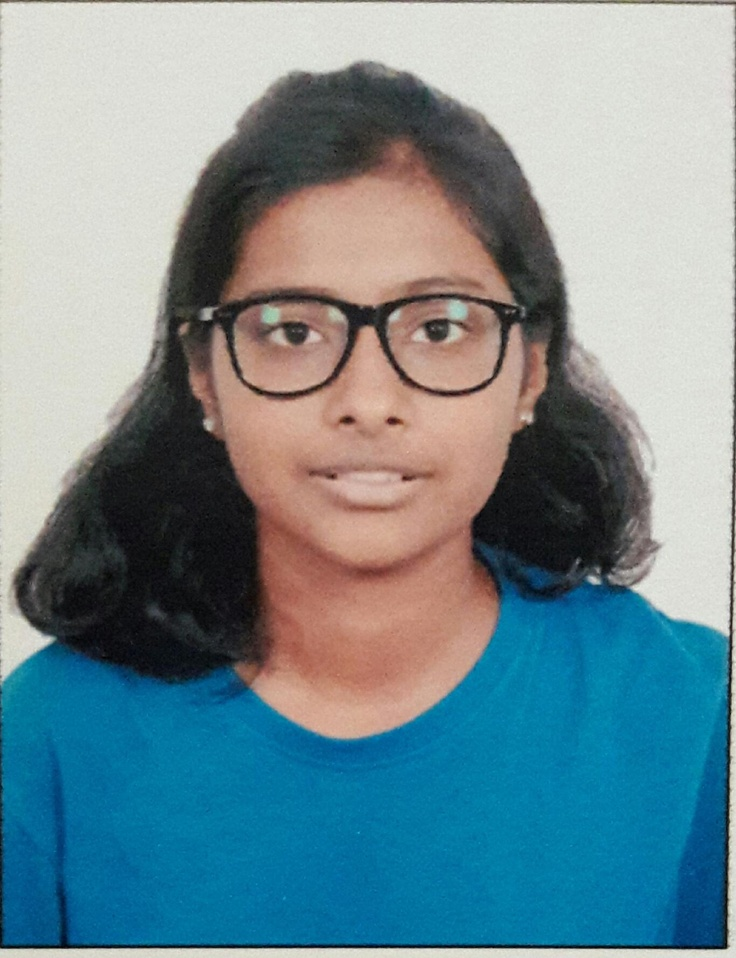
%> input picture BT19ECE005_DIP_A1/BT19ECE005.jpg, 736 x 958 px, shrunk from 1366 x 1778 before the run
$ octave DIP_A5.m   (GNU Octave 9; MATLAB toolbox functions it lacks are replaced by stand-ins)
%> lines starting %> are read from the running program, lines starting %| are printed output that depends on the picture; in (x1, y1, x2, y2) boxes, pixels count from 0 and x2, y2 are one past the last pixel; in counts of white or black regions, pixels touching at a corner belong together; the program's own positions count from 1
%% Name - Sakshi Pandagale
%% Roll no - BT19ECE005
%% Assignment 5 - Perform bitplain slicing on a color image.

%Reading the image
img=imread('C:\Users\Sakshi S Pandagale\Desktop\Pictures\Saved Pictures\BT19ECE005.jpg');
%> img is the input picture: size 958x736x3 uint8; mean R, G, B 114.2, 138.6, 146.1
% Converting the image to graysacle
A = rgb2gray(img);

% storing the LSB of bit of each pixel using bitget
% converting B1 into array of logical values (1 or 0) using logical(B)
B1=bitget(A,1);
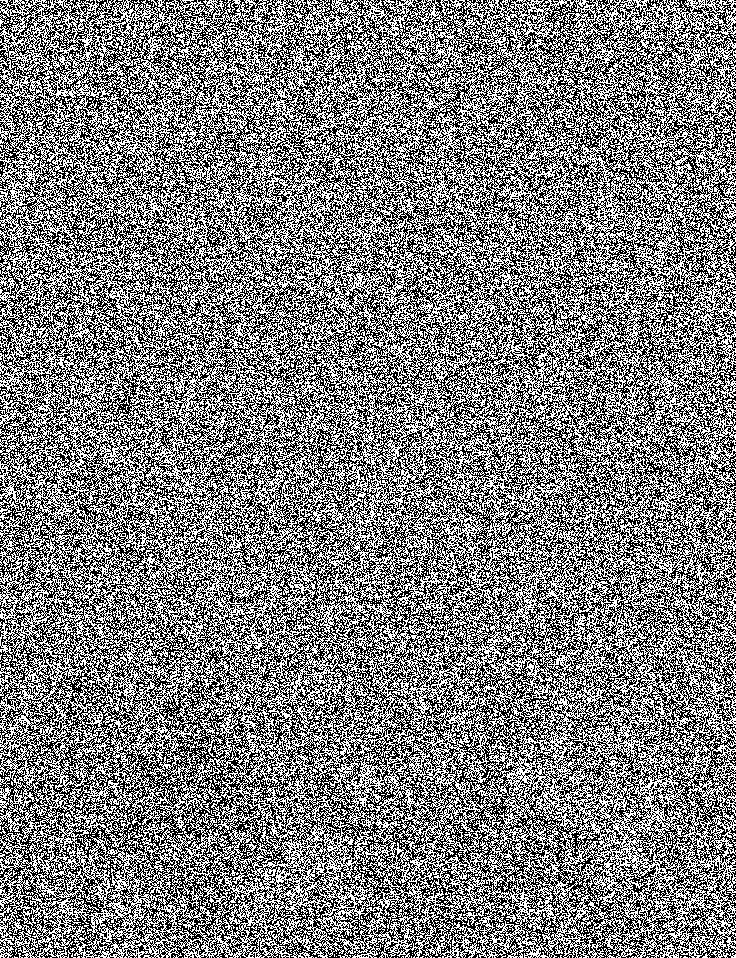
%> B1: size 958x736 logical; 49.7% white in thin lines or dots
% storing 2nd LSB of A in B2 and so on
B2=bitget(A,2);
%> B2: size 958x736 logical; 50% white; black in thin lines or dots

B3=bitget(A,3);
%> B3: size 958x736 logical; 52% white; black in thin lines or dots

B4=bitget(A,4);
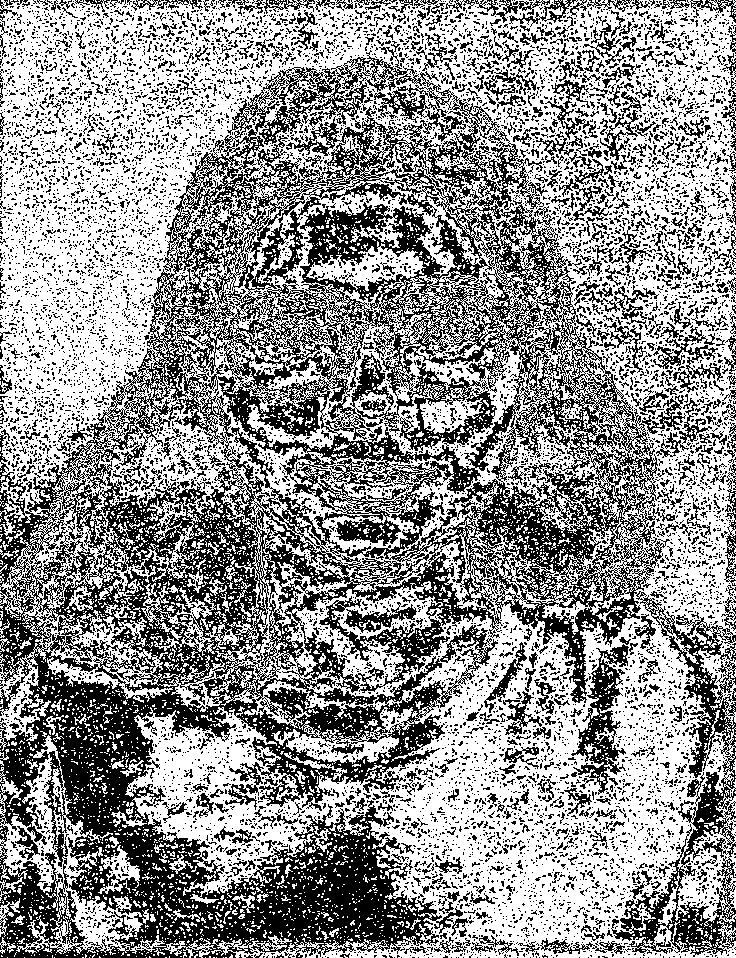
%> B4: size 958x736 logical; 57.7% white; 10418 black regions (9733 under 20 px), largest, box (x1, y1, x2, y2) and area: (0, 41, 736, 958) 215137, (571, 644, 629, 795) 2992, (653, 322, 723, 393) 1319

B5=bitget(A,5);
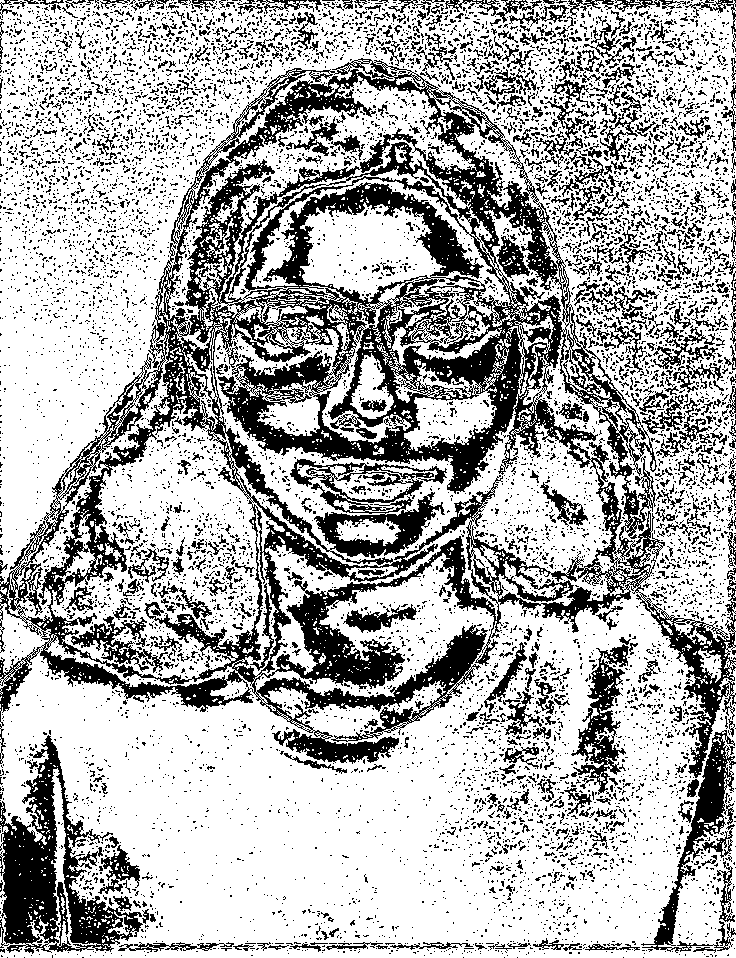
%> B5: size 958x736 logical; 69% white; 9012 black regions (8359 under 20 px), largest, box (x1, y1, x2, y2) and area: (0, 58, 736, 778) 120444, (0, 735, 143, 954) 11612, (641, 730, 736, 953) 3923

B6=bitget(A,6);
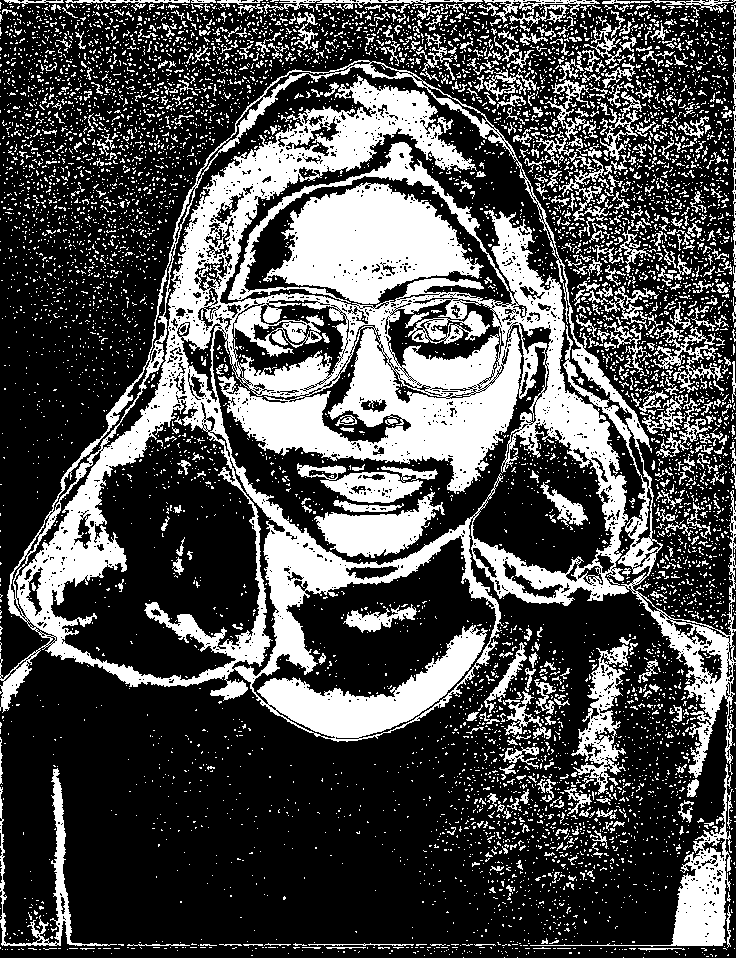
%> B6: size 958x736 logical; 30.8% white; 7281 white regions (6737 under 20 px), largest, box (x1, y1, x2, y2) and area: (0, 60, 736, 778) 120153, (263, 182, 484, 304) 15155, (530, 764, 733, 947) 4903

B7=bitget(A,7);
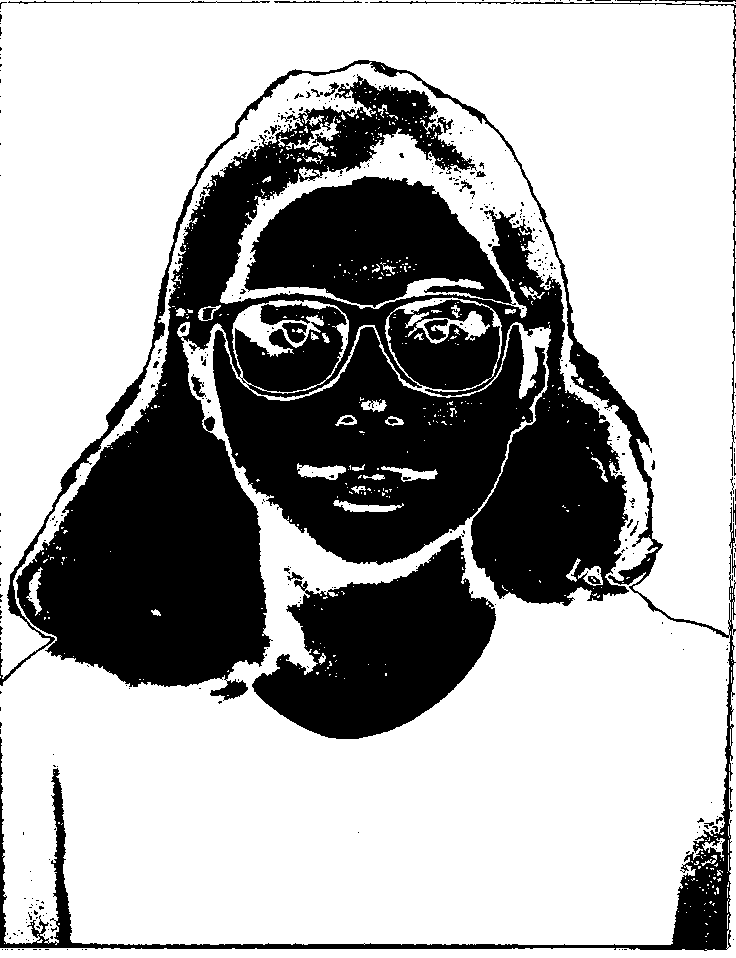
%> B7: size 958x736 logical; 66.9% white; 433 black regions (395 under 20 px), largest, box (x1, y1, x2, y2) and area: (16, 74, 629, 701) 115622, (213, 325, 546, 565) 41580, (252, 536, 496, 739) 27815
% storing MSB of A in B8
B8=bitget(A,8);
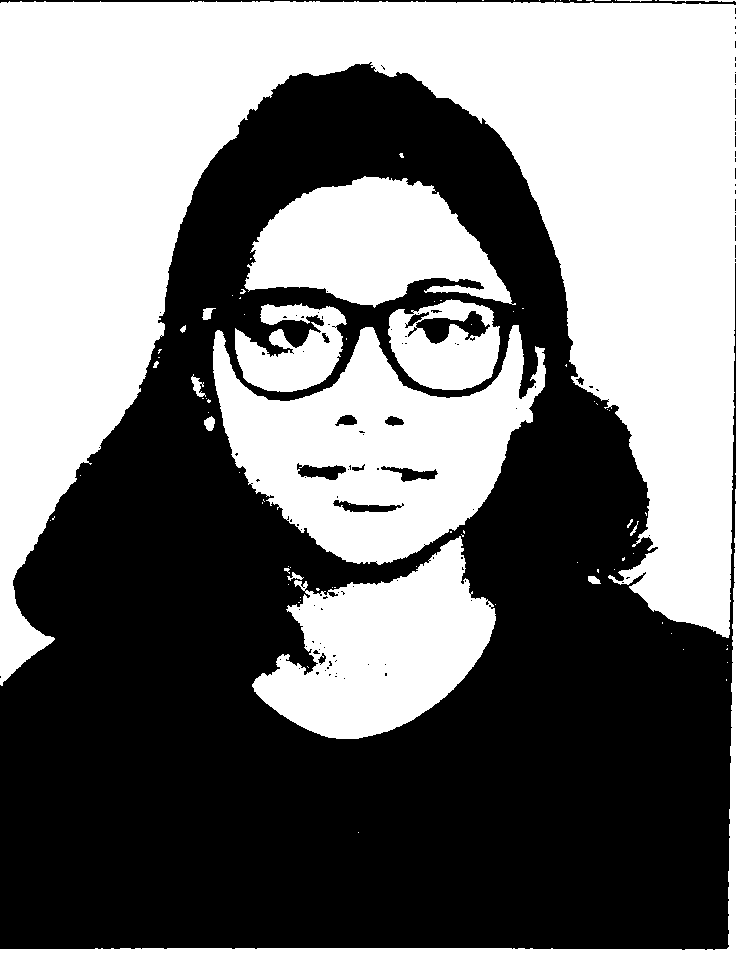
%> B8: size 958x736 logical; 47.1% white; 91 white regions (72 under 20 px), largest, box (x1, y1, x2, y2) and area: (0, 1, 736, 686) 216653, (213, 325, 546, 565) 42055, (252, 536, 496, 739) 27815

figure,
subplot(3,4,1), imshow(img); title('Original Image');
subplot(3,4,5), imshow(logical(B1)); title('Bitplane 1');
subplot(3,4,6), imshow(logical(B2)); title('Bitplane 2');
subplot(3,4,7), imshow(logical(B3)); title('Bitplane 3');
subplot(3,4,8), imshow(logical(B4)); title('Bitplane 4');
subplot(3,4,9), imshow(logical(B5)); title('Bitplane 5');
subplot(3,4,10), imshow(logical(B6)); title('Bitplane 6');
subplot(3,4,11), imshow(logical(B7)); title('Bitplane 7');
subplot(3,4,12), imshow(logical(B8)); title('Bitplane 8');
